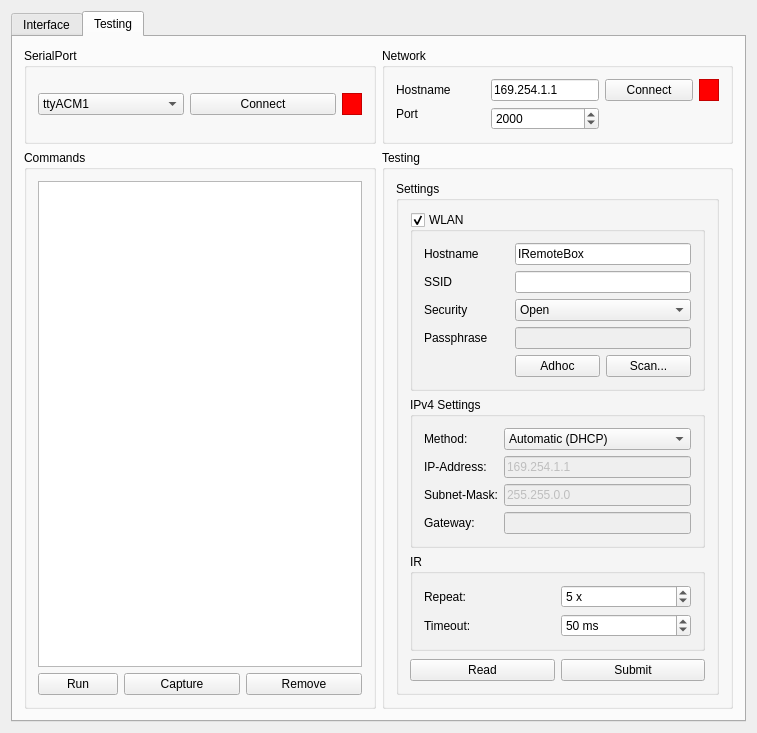
<?xml version="1.0" encoding="UTF-8"?>
<ui version="4.0">
 <class>IRemoteWindow</class>
 <widget class="QMainWindow" name="IRemoteWindow">
  <property name="geometry">
   <rect>
    <x>0</x>
    <y>0</y>
    <width>757</width>
    <height>687</height>
   </rect>
  </property>
  <property name="windowTitle">
   <string>IRemoteWindow</string>
  </property>
  <widget class="QWidget" name="centralWidget">
   <layout class="QGridLayout" name="gridLayout">
    <item row="2" column="2">
     <widget class="QTabWidget" name="tabWidget">
      <property name="currentIndex">
       <number>1</number>
      </property>
      <widget class="QWidget" name="tab">
       <attribute name="title">
        <string>Interface</string>
       </attribute>
       <layout class="QGridLayout" name="gridLayout_10">
        <item row="0" column="0" rowspan="2">
         <widget class="QGraphicsView" name="graphicsView"/>
        </item>
        <item row="0" column="1">
         <layout class="QHBoxLayout" name="horizontalLayout_2">
          <property name="sizeConstraint">
           <enum>QLayout::SetDefaultConstraint</enum>
          </property>
          <item>
           <widget class="QLabel" name="label">
            <property name="sizePolicy">
             <sizepolicy hsizetype="Fixed" vsizetype="Preferred">
              <horstretch>0</horstretch>
              <verstretch>0</verstretch>
             </sizepolicy>
            </property>
            <property name="text">
             <string>Profile:</string>
            </property>
           </widget>
          </item>
          <item>
           <widget class="QComboBox" name="profileCombo">
            <property name="sizePolicy">
             <sizepolicy hsizetype="Preferred" vsizetype="Fixed">
              <horstretch>0</horstretch>
              <verstretch>0</verstretch>
             </sizepolicy>
            </property>
           </widget>
          </item>
          <item>
           <widget class="QToolButton" name="profileAddButton">
            <property name="text">
             <string>...</string>
            </property>
            <property name="icon">
             <iconset theme="list-add">
              <normaloff/>
             </iconset>
            </property>
           </widget>
          </item>
          <item>
           <widget class="QToolButton" name="profileRemoveButton">
            <property name="text">
             <string>...</string>
            </property>
            <property name="icon">
             <iconset theme="list-remove">
              <normaloff/>
             </iconset>
            </property>
           </widget>
          </item>
         </layout>
        </item>
        <item row="1" column="1">
         <widget class="QTableWidget" name="tableWidget">
          <property name="sizePolicy">
           <sizepolicy hsizetype="Minimum" vsizetype="Expanding">
            <horstretch>0</horstretch>
            <verstretch>0</verstretch>
           </sizepolicy>
          </property>
          <column>
           <property name="text">
            <string>Button</string>
           </property>
          </column>
          <column>
           <property name="text">
            <string>Command</string>
           </property>
          </column>
         </widget>
        </item>
        <item row="2" column="1">
         <layout class="QHBoxLayout" name="horizontalLayout">
          <item>
           <widget class="QPushButton" name="addButton">
            <property name="text">
             <string>&amp;Add</string>
            </property>
            <property name="shortcut">
             <string>Ctrl+A</string>
            </property>
           </widget>
          </item>
          <item>
           <widget class="QPushButton" name="removeButton">
            <property name="text">
             <string>&amp;Remove</string>
            </property>
            <property name="shortcut">
             <string>Ctrl+R</string>
            </property>
           </widget>
          </item>
          <item>
           <widget class="QPushButton" name="imageButton">
            <property name="text">
             <string>Load Image...</string>
            </property>
            <property name="shortcut">
             <string>Ctrl+L</string>
            </property>
           </widget>
          </item>
         </layout>
        </item>
        <item row="2" column="0">
         <widget class="QCheckBox" name="editableCheck">
          <property name="text">
           <string>Editable</string>
          </property>
          <property name="shortcut">
           <string>Ctrl+R</string>
          </property>
          <property name="checked">
           <bool>false</bool>
          </property>
         </widget>
        </item>
       </layout>
      </widget>
      <widget class="QWidget" name="Testing">
       <attribute name="title">
        <string>Testing</string>
       </attribute>
       <layout class="QGridLayout" name="gridLayout_9">
        <item row="0" column="1">
         <widget class="QGroupBox" name="groupBox_3">
          <property name="title">
           <string>Network</string>
          </property>
          <layout class="QGridLayout" name="gridLayout_4">
           <item row="0" column="0">
            <widget class="QLabel" name="label_2">
             <property name="text">
              <string>Hostname</string>
             </property>
            </widget>
           </item>
           <item row="0" column="1">
            <widget class="QLineEdit" name="networkAddressEdit">
             <property name="sizePolicy">
              <sizepolicy hsizetype="Preferred" vsizetype="Fixed">
               <horstretch>0</horstretch>
               <verstretch>0</verstretch>
              </sizepolicy>
             </property>
             <property name="text">
              <string>169.254.1.1</string>
             </property>
            </widget>
           </item>
           <item row="0" column="2">
            <widget class="QPushButton" name="networkConnectButton">
             <property name="text">
              <string>Connect</string>
             </property>
            </widget>
           </item>
           <item row="1" column="0">
            <widget class="QLabel" name="label_3">
             <property name="text">
              <string>Port</string>
             </property>
            </widget>
           </item>
           <item row="1" column="1" rowspan="2">
            <widget class="QSpinBox" name="networkPortSpin">
             <property name="maximum">
              <number>65000</number>
             </property>
             <property name="value">
              <number>2000</number>
             </property>
            </widget>
           </item>
           <item row="0" column="3">
            <widget class="QFrame" name="networkStatusFrame">
             <property name="sizePolicy">
              <sizepolicy hsizetype="Minimum" vsizetype="Minimum">
               <horstretch>0</horstretch>
               <verstretch>0</verstretch>
              </sizepolicy>
             </property>
             <property name="minimumSize">
              <size>
               <width>20</width>
               <height>0</height>
              </size>
             </property>
             <property name="maximumSize">
              <size>
               <width>20</width>
               <height>16777215</height>
              </size>
             </property>
             <property name="styleSheet">
              <string notr="true">background-color: red;</string>
             </property>
             <property name="frameShape">
              <enum>QFrame::StyledPanel</enum>
             </property>
             <property name="frameShadow">
              <enum>QFrame::Raised</enum>
             </property>
             <property name="lineWidth">
              <number>1</number>
             </property>
            </widget>
           </item>
          </layout>
         </widget>
        </item>
        <item row="0" column="0">
         <widget class="QGroupBox" name="groupBox_2">
          <property name="title">
           <string>SerialPort</string>
          </property>
          <layout class="QGridLayout" name="gridLayout_3">
           <item row="0" column="1">
            <widget class="QPushButton" name="serialConnectButton">
             <property name="text">
              <string>Connect</string>
             </property>
            </widget>
           </item>
           <item row="0" column="0">
            <widget class="QComboBox" name="serialDeviceCombo">
             <property name="currentIndex">
              <number>1</number>
             </property>
             <item>
              <property name="text">
               <string>ttyACM0</string>
              </property>
             </item>
             <item>
              <property name="text">
               <string>ttyACM1</string>
              </property>
             </item>
            </widget>
           </item>
           <item row="0" column="2">
            <widget class="QFrame" name="serialStatusFrame">
             <property name="sizePolicy">
              <sizepolicy hsizetype="Minimum" vsizetype="Minimum">
               <horstretch>0</horstretch>
               <verstretch>0</verstretch>
              </sizepolicy>
             </property>
             <property name="minimumSize">
              <size>
               <width>20</width>
               <height>0</height>
              </size>
             </property>
             <property name="maximumSize">
              <size>
               <width>20</width>
               <height>16777215</height>
              </size>
             </property>
             <property name="styleSheet">
              <string notr="true">background-color: red;</string>
             </property>
             <property name="frameShape">
              <enum>QFrame::StyledPanel</enum>
             </property>
             <property name="frameShadow">
              <enum>QFrame::Raised</enum>
             </property>
             <property name="lineWidth">
              <number>1</number>
             </property>
            </widget>
           </item>
          </layout>
         </widget>
        </item>
        <item row="1" column="0">
         <widget class="QGroupBox" name="groupBox_4">
          <property name="title">
           <string>Commands</string>
          </property>
          <layout class="QGridLayout" name="gridLayout_5">
           <item row="2" column="0">
            <widget class="QPushButton" name="runButton">
             <property name="text">
              <string>Run</string>
             </property>
            </widget>
           </item>
           <item row="2" column="1" colspan="2">
            <widget class="QPushButton" name="captureButton">
             <property name="text">
              <string>Capture</string>
             </property>
            </widget>
           </item>
           <item row="0" column="0" colspan="5">
            <widget class="QListWidget" name="commandList"/>
           </item>
           <item row="2" column="3" colspan="2">
            <widget class="QPushButton" name="removeCommandButton">
             <property name="text">
              <string>Remove</string>
             </property>
             <property name="icon">
              <iconset theme="list-remove">
               <normaloff/>
              </iconset>
             </property>
            </widget>
           </item>
          </layout>
         </widget>
        </item>
        <item row="1" column="1">
         <widget class="QGroupBox" name="groupBox">
          <property name="title">
           <string>Testing</string>
          </property>
          <layout class="QGridLayout" name="gridLayout_2">
           <item row="1" column="2">
            <widget class="QGroupBox" name="groupBox_5">
             <property name="title">
              <string>Settings</string>
             </property>
             <layout class="QGridLayout" name="gridLayout_6">
              <item row="0" column="0" colspan="2">
               <widget class="QGroupBox" name="wlanGroupBox">
                <property name="title">
                 <string>WLAN</string>
                </property>
                <property name="checkable">
                 <bool>true</bool>
                </property>
                <layout class="QGridLayout" name="gridLayout_7">
                 <item row="1" column="0">
                  <widget class="QLabel" name="label_4">
                   <property name="text">
                    <string>SSID</string>
                   </property>
                  </widget>
                 </item>
                 <item row="1" column="1" colspan="2">
                  <widget class="QLineEdit" name="wlanSsidEdit"/>
                 </item>
                 <item row="2" column="0">
                  <widget class="QLabel" name="label_5">
                   <property name="text">
                    <string>Security</string>
                   </property>
                  </widget>
                 </item>
                 <item row="3" column="0">
                  <widget class="QLabel" name="label_6">
                   <property name="text">
                    <string>Passphrase</string>
                   </property>
                  </widget>
                 </item>
                 <item row="3" column="1" colspan="2">
                  <widget class="QLineEdit" name="wlanPassphraseEdit">
                   <property name="enabled">
                    <bool>false</bool>
                   </property>
                   <property name="echoMode">
                    <enum>QLineEdit::Password</enum>
                   </property>
                  </widget>
                 </item>
                 <item row="2" column="1" colspan="2">
                  <widget class="QComboBox" name="wlanSecurityCombo">
                   <property name="currentIndex">
                    <number>0</number>
                   </property>
                   <item>
                    <property name="text">
                     <string>Open</string>
                    </property>
                   </item>
                   <item>
                    <property name="text">
                     <string>WEP-128</string>
                    </property>
                   </item>
                   <item>
                    <property name="text">
                     <string>WPA1</string>
                    </property>
                   </item>
                   <item>
                    <property name="text">
                     <string>Mixed WPA1 &amp; WPA2-PSK</string>
                    </property>
                   </item>
                   <item>
                    <property name="text">
                     <string>WPA2-PSK</string>
                    </property>
                   </item>
                   <item>
                    <property name="text">
                     <string>Adhoc</string>
                    </property>
                   </item>
                   <item>
                    <property name="text">
                     <string>WPE-64</string>
                    </property>
                   </item>
                  </widget>
                 </item>
                 <item row="4" column="2">
                  <widget class="QPushButton" name="wlanScanButton">
                   <property name="text">
                    <string>Scan...</string>
                   </property>
                  </widget>
                 </item>
                 <item row="0" column="0">
                  <widget class="QLabel" name="label_8">
                   <property name="text">
                    <string>Hostname</string>
                   </property>
                  </widget>
                 </item>
                 <item row="0" column="1" colspan="2">
                  <widget class="QLineEdit" name="wlanHostnameEdit">
                   <property name="text">
                    <string>IRemoteBox</string>
                   </property>
                  </widget>
                 </item>
                 <item row="4" column="1">
                  <widget class="QPushButton" name="wlanAdhocButton">
                   <property name="text">
                    <string>Adhoc</string>
                   </property>
                  </widget>
                 </item>
                </layout>
               </widget>
              </item>
              <item row="3" column="0" colspan="2">
               <widget class="QGroupBox" name="groupBox_7">
                <property name="title">
                 <string>IR</string>
                </property>
                <layout class="QGridLayout" name="gridLayout_8">
                 <item row="0" column="0">
                  <widget class="QLabel" name="label_7">
                   <property name="text">
                    <string>Repeat:</string>
                   </property>
                  </widget>
                 </item>
                 <item row="0" column="1">
                  <widget class="QSpinBox" name="irRepeatSpin">
                   <property name="suffix">
                    <string> x </string>
                   </property>
                   <property name="minimum">
                    <number>1</number>
                   </property>
                   <property name="value">
                    <number>5</number>
                   </property>
                  </widget>
                 </item>
                 <item row="1" column="0">
                  <widget class="QLabel" name="label_13">
                   <property name="text">
                    <string>Timeout:</string>
                   </property>
                  </widget>
                 </item>
                 <item row="1" column="1">
                  <widget class="QSpinBox" name="irTimeoutSpin">
                   <property name="suffix">
                    <string> ms</string>
                   </property>
                   <property name="minimum">
                    <number>5</number>
                   </property>
                   <property name="maximum">
                    <number>500</number>
                   </property>
                   <property name="value">
                    <number>50</number>
                   </property>
                  </widget>
                 </item>
                </layout>
               </widget>
              </item>
              <item row="5" column="0">
               <widget class="QPushButton" name="settingsReadButton">
                <property name="text">
                 <string>Read</string>
                </property>
               </widget>
              </item>
              <item row="5" column="1">
               <widget class="QPushButton" name="settingsSubmitButton">
                <property name="text">
                 <string>Submit</string>
                </property>
               </widget>
              </item>
              <item row="4" column="0">
               <spacer name="verticalSpacer">
                <property name="orientation">
                 <enum>Qt::Vertical</enum>
                </property>
                <property name="sizeHint" stdset="0">
                 <size>
                  <width>20</width>
                  <height>40</height>
                 </size>
                </property>
               </spacer>
              </item>
              <item row="2" column="0" colspan="2">
               <widget class="QGroupBox" name="groupBox_6">
                <property name="title">
                 <string>IPv4 Settings</string>
                </property>
                <layout class="QGridLayout" name="gridLayout_11">
                 <item row="0" column="0">
                  <widget class="QLabel" name="label_9">
                   <property name="text">
                    <string>Method:</string>
                   </property>
                  </widget>
                 </item>
                 <item row="1" column="0">
                  <widget class="QLabel" name="label_10">
                   <property name="text">
                    <string>IP-Address:</string>
                   </property>
                  </widget>
                 </item>
                 <item row="0" column="1">
                  <widget class="QComboBox" name="ipMethodCombo">
                   <property name="currentIndex">
                    <number>0</number>
                   </property>
                   <item>
                    <property name="text">
                     <string>Automatic (DHCP)</string>
                    </property>
                   </item>
                   <item>
                    <property name="text">
                     <string>Manual</string>
                    </property>
                   </item>
                   <item>
                    <property name="text">
                     <string>Auto-IP (Adhoc)</string>
                    </property>
                   </item>
                  </widget>
                 </item>
                 <item row="2" column="1">
                  <widget class="QLineEdit" name="subnetMaskEdit">
                   <property name="enabled">
                    <bool>false</bool>
                   </property>
                   <property name="text">
                    <string>255.255.0.0</string>
                   </property>
                  </widget>
                 </item>
                 <item row="1" column="1">
                  <widget class="QLineEdit" name="ipAddressEdit">
                   <property name="enabled">
                    <bool>false</bool>
                   </property>
                   <property name="text">
                    <string>169.254.1.1</string>
                   </property>
                  </widget>
                 </item>
                 <item row="3" column="1">
                  <widget class="QLineEdit" name="gatewayEdit">
                   <property name="enabled">
                    <bool>false</bool>
                   </property>
                  </widget>
                 </item>
                 <item row="2" column="0">
                  <widget class="QLabel" name="label_11">
                   <property name="text">
                    <string>Subnet-Mask:</string>
                   </property>
                  </widget>
                 </item>
                 <item row="3" column="0">
                  <widget class="QLabel" name="label_12">
                   <property name="text">
                    <string>Gateway:</string>
                   </property>
                  </widget>
                 </item>
                </layout>
               </widget>
              </item>
             </layout>
            </widget>
           </item>
          </layout>
         </widget>
        </item>
       </layout>
      </widget>
     </widget>
    </item>
   </layout>
  </widget>
 </widget>
 <layoutdefault spacing="6" margin="11"/>
 <resources/>
 <connections/>
</ui>
